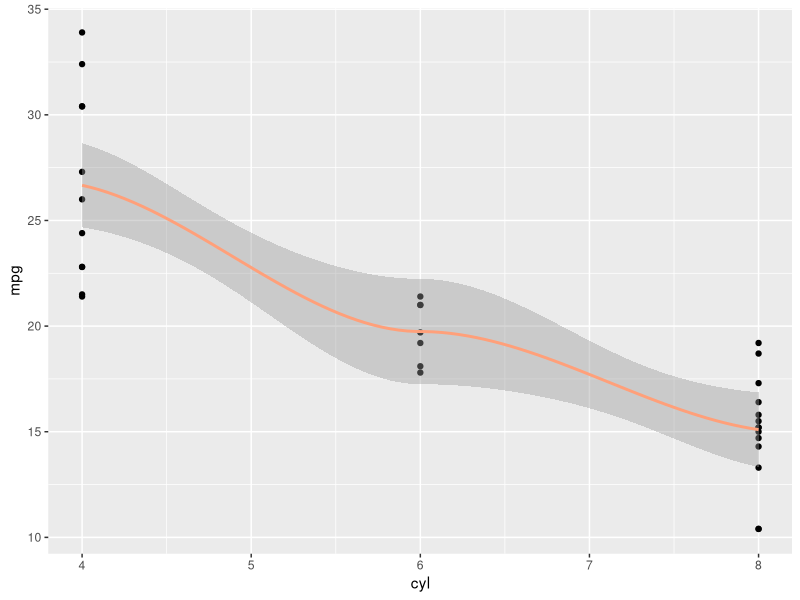
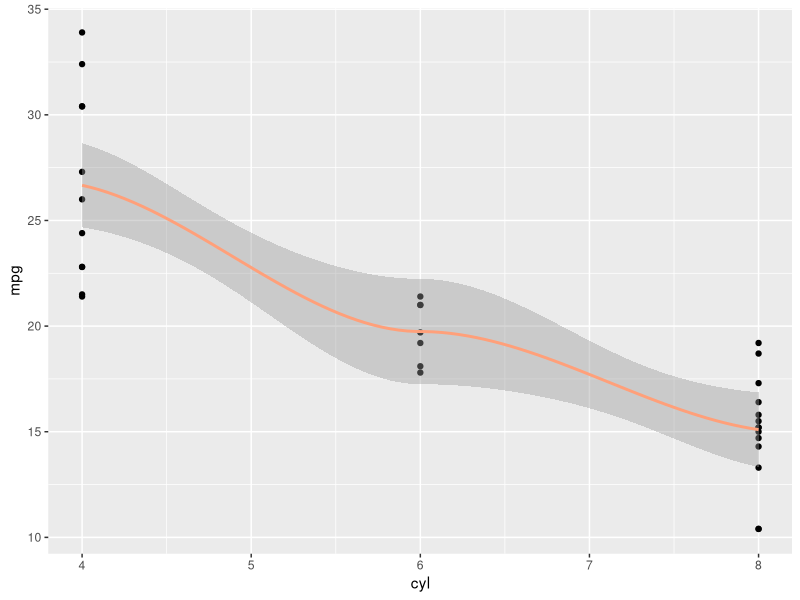

Here is the R script that generated these plots, in order:
data(mtcars)
library(dplyr)
library(ggplot2)

mpg_by_cyl <- mtcars %>% 
  group_by(cyl) %>% 
  summarise(avg_mpg = mean(mpg))

ggplot(mtcars, aes(cyl, mpg)) +
  geom_point() +
  geom_smooth(colour = "lightsalmon")

ggsave("cyl_vs_mpg.pdf")
